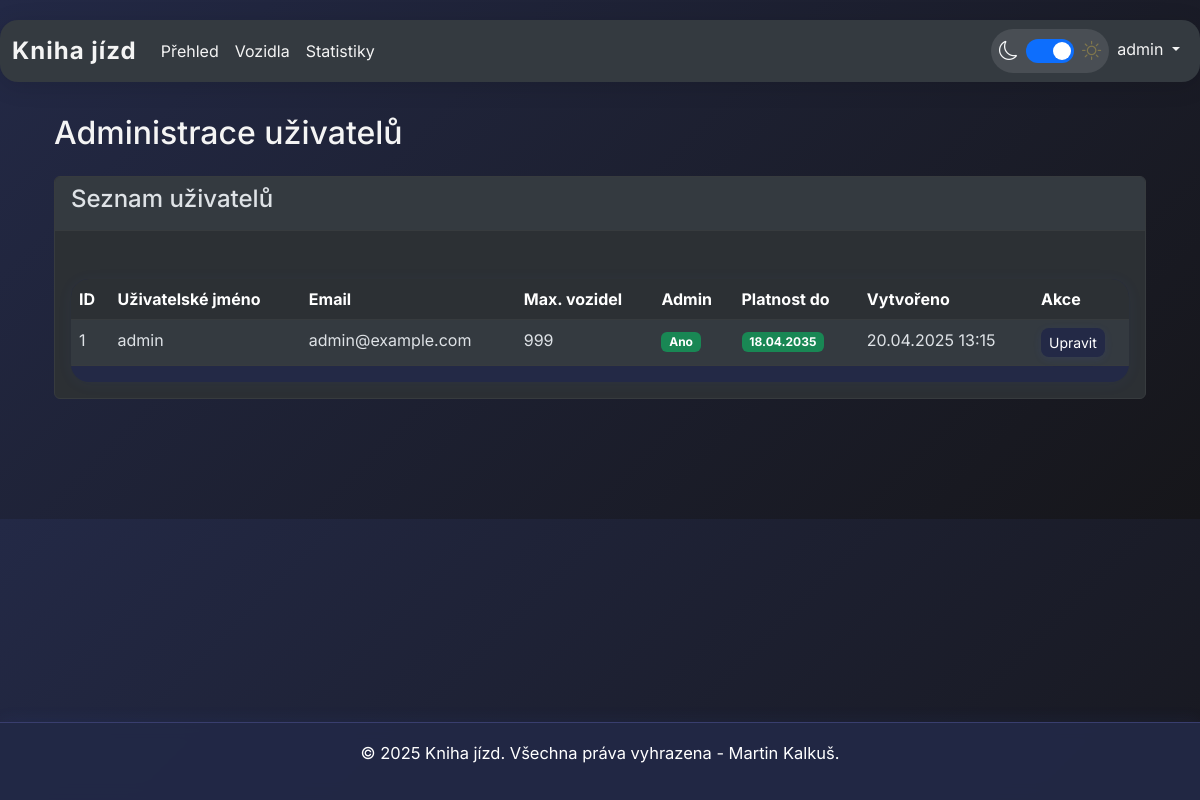
The page /admin (signed in) on the database as committed earlier.
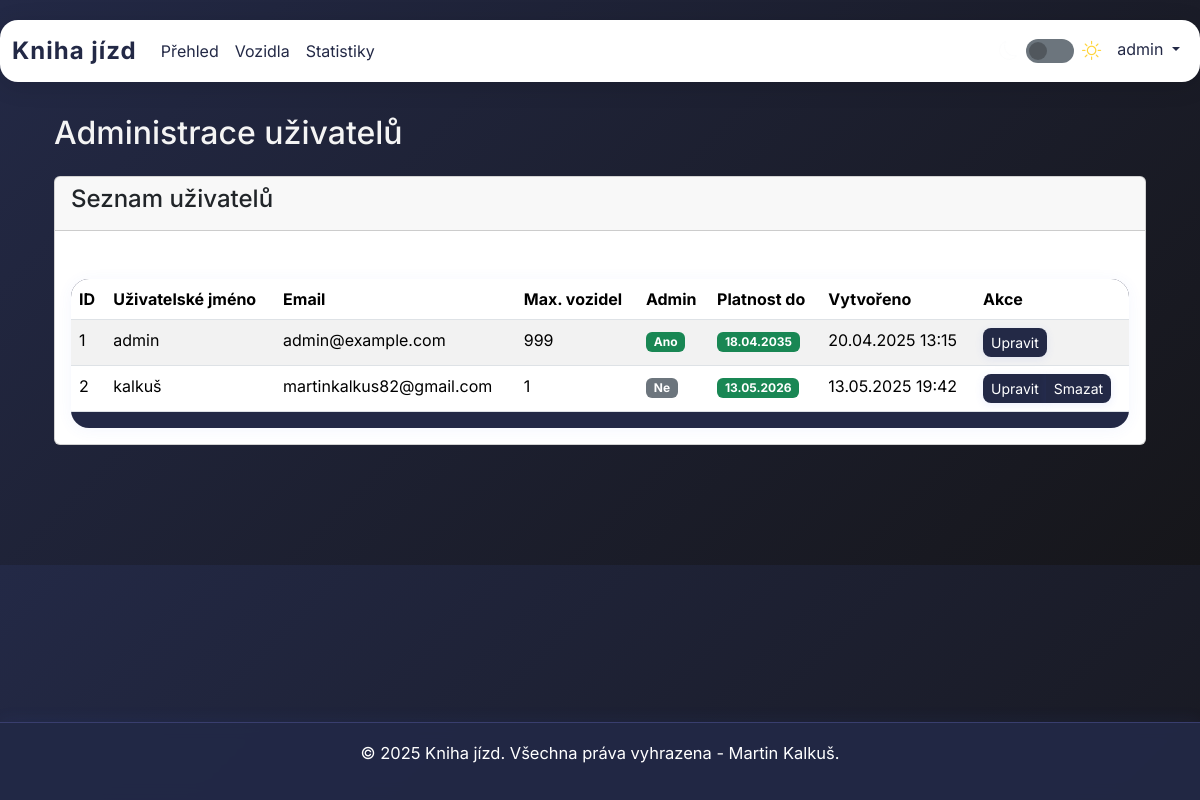
The same page on the database as committed later.
### models.py (models this page shows, shortened)
class User(UserMixin, db.Model):
    __tablename__ = 'users'
    id = db.Column(Integer, primary_key=True)
    username = db.Column(String(80), unique=True, nullable=False)
    prijmeni = db.Column(String(80), nullable=False)  # Nové pole pro příjmení
    email = db.Column(String(120), unique=True, nullable=False)
    password_hash = db.Column(String(128))
    max_vozidel = db.Column(Integer, default=1)  # Maximální počet vozidel
    created_at = db.Column(DateTime, default=datetime.utcnow)
    platnost_do = db.Column(DateTime, nullable=False)  # Nové pole pro platnost účtu
    is_admin = db.Column(Boolean, default=False)
    dark_mode = db.Column(Boolean, default=True)  # Preference dark mode
    def is_account_valid(self):
        return datetime.utcnow() <= self.platnost_do

### app.py (the view)
@app.route('/admin')
@login_required
@admin_required
def admin():
    users = User.query.all()
    return render_template('admin.html', users=users)

### app.py (called while the page is built, shortened)
@app.before_request
def before_request():
    if current_user.is_authenticated:
        if 'dark_mode' not in session or session['dark_mode'] != current_user.dark_mode:
            session['dark_mode'] = current_user.dark_mode
    @after_this_request
    def set_theme_cookie(response):
        response.set_cookie('dark_mode',
                         'true' if session.get('dark_mode', True) else 'false',
                         max_age=60*60*24*365*2,  # Platnost 2 roky
                         samesite='Lax')
        return response

@login_manager.user_loader
def load_user(user_id):
    return User.query.get(int(user_id))

def admin_required(f):
    @wraps(f)
    def decorated_function(*args, **kwargs):
        if not current_user.is_authenticated or not current_user.is_admin:
            flash('Pro přístup k této stránce musíte být administrátor.', 'danger')
            return redirect(url_for('index'))
        return f(*args, **kwargs)
    return decorated_function

@app.context_processor
def inject_now():
    return {'now': datetime.now()}

### templates/admin.html (shortened to what this page needs)
{% extends 'base.html' %}
{% block content %}
<div class="container mt-4">
    <h2>Administrace uživatelů</h2>
    <div class="card mt-4">
        <div class="card-header">
            <h4>Seznam uživatelů</h4>
        </div>
        <div class="card-body">
            <div class="table-responsive">
                <table class="table table-striped">
                    <thead>
                        <tr>
                            <th>ID</th>
                            <th>Uživatelské jméno</th>
                            <th>Email</th>
                            <th>Max. vozidel</th>
                            <th>Admin</th>
                            <th>Platnost do</th>
                            <th>Vytvořeno</th>
                            <th>Akce</th>
                        </tr>
                    </thead>
                    <tbody>
                        {% for user in users %}
                        <tr>
                            <td>{{ user.id }}</td>
                            <td>{{ user.username }}</td>
                            <td>{{ user.email }}</td>
                            <td>{{ user.max_vozidel }}</td>
                            <td>
                                {% if user.is_admin %}
                                <span class="badge bg-success">Ano</span>
                                {% else %}
                                <span class="badge bg-secondary">Ne</span>
                                {% endif %}
                            </td>
                            <td>
                                {% if user.is_account_valid() %}
                                <span class="badge bg-success">{{ user.platnost_do.strftime('%d.%m.%Y') }}</span>
                                {% else %}
                                <span class="badge bg-danger">Vypršelo {{ user.platnost_do.strftime('%d.%m.%Y') }}</span>
                                {% endif %}
                            </td>
                            <td>{{ user.created_at.strftime('%d.%m.%Y %H:%M') }}</td>
                            <td>
                                <div class="btn-group">
                                    <button type="button" class="btn btn-sm btn-primary" data-bs-toggle="modal" data-bs-target="#editUser{{ user.id }}">
                                        Upravit
                                    </button>
                                    {% if user.id != current_user.id %}
                                    <button type="button" class="btn btn-sm btn-danger" data-bs-toggle="modal" data-bs-target="#deleteUser{{ user.id }}">
                                        Smazat
                                    </button>
                                    {% endif %}
                                </div>
                            </td>
                        </tr>
                        {% endfor %}
                    </tbody>
                </table>
            </div>
        </div>
    </div>
</div>
{% endblock %}

### templates/base.html (shortened to what this page needs)
{% if now is not defined %}{% set now = namespace(year=2025, month=4) %}{% endif %}
<!DOCTYPE html>
<html lang="cs" data-bs-theme="{{ 'dark' if session.get('dark_mode', True) else 'light' }}">
<head>
    <link href="https://cdn.jsdelivr.net/npm/bootstrap@5.3.2/dist/css/bootstrap.min.css" rel="stylesheet">
    <link href="{{ url_for('static', filename='css/dark-mode.css') }}" rel="stylesheet">
    <link rel="stylesheet" href="https://cdn.jsdelivr.net/npm/bootstrap-icons@1.10.5/font/bootstrap-icons.css">
</head>
<body>
    <nav class="navbar navbar-expand-lg bg-body-tertiary">
        <div class="container-fluid">
            <a class="navbar-brand" href="{{ url_for('index') }}">Kniha jízd</a>
            <div class="collapse navbar-collapse" id="navbarNav">
                <ul class="navbar-nav me-auto">
                    {% if current_user.is_authenticated %}
                    <li class="nav-item">
                        <a class="nav-link" href="{{ url_for('index') }}">Přehled</a>
                    </li>
                    <li class="nav-item">
                        <a class="nav-link" href="{{ url_for('vozidla') }}">Vozidla</a>
                    </li>
                    <li class="nav-item">
                        <a class="nav-link" href="{{ url_for('statistiky') }}">Statistiky</a>
                    </li>
                    {% endif %}
                </ul>
                <ul class="navbar-nav">
                    <li class="nav-item">
                        <div class="theme-switch"
                             data-is-authenticated="{{ 'true' if current_user.is_authenticated else 'false' }}"
                             data-dark-mode="{{ 'true' if current_user.is_authenticated and current_user.dark_mode else 'false' }}">
                            <i class="bi bi-moon" id="moonIcon"></i>
                            <div class="form-check form-switch">
                                <input class="form-check-input" type="checkbox" role="switch" id="toggleTheme"
                                    {{ 'checked' if current_user.is_authenticated and current_user.dark_mode else '' }}>
                            </div>
                            <i class="bi bi-sun" id="sunIcon"></i>
                        </div>
                    </li>
                    {% if current_user.is_authenticated %}
                    <li class="nav-item dropdown">
                        <a class="nav-link dropdown-toggle" href="#" id="userDropdown" role="button" data-bs-toggle="dropdown" aria-expanded="false">
                            {{ current_user.username }}
                        </a>
                    </li>
                    {% endif %}
                </ul>
            </div>
        </div>
    </nav>
    <div class="container mt-4">
        {% block content %}{% endblock %}
    </div>
    <footer class="footer">
        <div class="container">
            <div class="footer-text">
                <p>&copy; 2025 Kniha jízd. Všechna práva vyhrazena - Martin Kalkuš. </p>
            </div>
        </div>
    </footer>
</body>
</html>

### templates/base.html (style rules this page uses)
body { font-family: 'Inter', Arial, sans-serif; margin-bottom: 120px; background: linear-gradient(135deg, #232946 0%, #16161a 100%); color: #f4f4f4; }
.navbar { box-shadow: 0 4px 24px rgba(0,0,0,0.12); border-radius: 18px; margin: 20px 0 32px 0; background: rgba(34, 41, 70, 0.92); backdrop-filter: blur(8px); }
.navbar-brand { font-weight: 700; font-size: 1.5rem; letter-spacing: 1px; color: #fff !important; }
.nav-link, .navbar-nav .nav-link, .navbar-brand { color: #f4f4f4 !important; transition: color 0.2s; }
.theme-switch { display: flex; align-items: center; gap: 0.5rem; padding: 0.5rem; border-radius: 2rem; background: rgba(255, 255, 255, 0.1); }
.theme-switch i { font-size: 1.2rem; transition: opacity 0.3s ease; }
.theme-switch i.bi-moon { color: #f8f9fa; }
.theme-switch i.bi-sun { color: #ffd43b; }
.form-switch { padding-left: 0; margin: 0; }
.form-check-input { width: 3em !important; height: 1.5em !important; margin: 0 !important; background-color: #6c757d; border: none; cursor: pointer; transition: background-color 0.3s ease, background-position 0.15s ease-in-out; }
.btn, .btn-action { border-radius: 8px; box-shadow: 0 2px 8px rgba(67,97,238,0.10); transition: box-shadow 0.2s, background 0.2s, color 0.2s; background: #232946; color: #fff; border: none; }
[data-bs-theme="light"] .navbar { background: #fff !important; }
[data-bs-theme="light"] .navbar-brand, [data-bs-theme="light"] .nav-link, [data-bs-theme="light"] .navbar-nav .nav-link { color: #232946 !important; }
.table-responsive { margin-top: 32px; border-radius: 18px; overflow: hidden; box-shadow: 0 2px 16px rgba(67,97,238,0.06); background: #232946; }
.footer { position: fixed; bottom: 0; width: 100%; background: rgba(34, 41, 70, 0.95); padding: 18px 0; text-align: center; border-top: 1px solid #393e6e; box-shadow: 0 -2px 16px rgba(67,97,238,0.07); backdrop-filter: blur(8px); }
.footer .container { display: flex; align-items: center; justify-content: center; gap: 32px; }
.footer-text { text-align: left; font-size: 1.03em; color: #fff; }

Rows that differ between the two databases and show on the page:
added User: id "2", username "kalkuš", email "martinkalkus82@gmail.com", max_vozidel "1", is_admin "Ne", platnost_do "13.05.2026", created_at "13.05.2025 19:42"
Other text that changed with them:
form field is_authenticated: "☑" → "☐"
